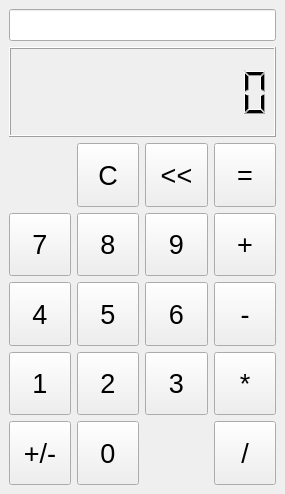
<?xml version="1.0" encoding="UTF-8"?>
<ui version="4.0">
 <class>MainWindow</class>
 <widget class="QMainWindow" name="MainWindow">
  <property name="geometry">
   <rect>
    <x>0</x>
    <y>0</y>
    <width>285</width>
    <height>494</height>
   </rect>
  </property>
  <property name="sizePolicy">
   <sizepolicy hsizetype="Preferred" vsizetype="Preferred">
    <horstretch>0</horstretch>
    <verstretch>0</verstretch>
   </sizepolicy>
  </property>
  <property name="windowTitle">
   <string>MainWindow</string>
  </property>
  <widget class="QWidget" name="centralwidget">
   <layout class="QVBoxLayout" name="verticalLayout">
    <item>
     <widget class="QLineEdit" name="lineResult">
      <property name="font">
       <font>
        <pointsize>15</pointsize>
       </font>
      </property>
      <property name="text">
       <string/>
      </property>
      <property name="alignment">
       <set>Qt::AlignRight|Qt::AlignTrailing|Qt::AlignVCenter</set>
      </property>
      <property name="readOnly">
       <bool>true</bool>
      </property>
     </widget>
    </item>
    <item>
     <widget class="QLCDNumber" name="lcdOperant">
      <property name="minimumSize">
       <size>
        <width>0</width>
        <height>90</height>
       </size>
      </property>
      <property name="font">
       <font>
        <pointsize>15</pointsize>
        <bold>true</bold>
        <kerning>false</kerning>
       </font>
      </property>
      <property name="toolTipDuration">
       <number>0</number>
      </property>
      <property name="layoutDirection">
       <enum>Qt::LeftToRight</enum>
      </property>
      <property name="digitCount">
       <number>10</number>
      </property>
      <property name="value" stdset="0">
       <double>0.000000000000000</double>
      </property>
      <property name="intValue" stdset="0">
       <number>0</number>
      </property>
     </widget>
    </item>
    <item>
     <layout class="QGridLayout" name="gridLayout">
      <item row="1" column="3">
       <widget class="QPushButton" name="button1_9">
        <property name="sizePolicy">
         <sizepolicy hsizetype="Expanding" vsizetype="Expanding">
          <horstretch>0</horstretch>
          <verstretch>0</verstretch>
         </sizepolicy>
        </property>
        <property name="minimumSize">
         <size>
          <width>60</width>
          <height>60</height>
         </size>
        </property>
        <property name="font">
         <font>
          <pointsize>20</pointsize>
         </font>
        </property>
        <property name="text">
         <string>9</string>
        </property>
       </widget>
      </item>
      <item row="3" column="0">
       <widget class="QPushButton" name="button1_1">
        <property name="sizePolicy">
         <sizepolicy hsizetype="Expanding" vsizetype="Expanding">
          <horstretch>0</horstretch>
          <verstretch>0</verstretch>
         </sizepolicy>
        </property>
        <property name="minimumSize">
         <size>
          <width>60</width>
          <height>60</height>
         </size>
        </property>
        <property name="font">
         <font>
          <pointsize>20</pointsize>
         </font>
        </property>
        <property name="text">
         <string>1</string>
        </property>
       </widget>
      </item>
      <item row="1" column="2">
       <widget class="QPushButton" name="button1_8">
        <property name="sizePolicy">
         <sizepolicy hsizetype="Expanding" vsizetype="Expanding">
          <horstretch>0</horstretch>
          <verstretch>0</verstretch>
         </sizepolicy>
        </property>
        <property name="minimumSize">
         <size>
          <width>60</width>
          <height>60</height>
         </size>
        </property>
        <property name="font">
         <font>
          <pointsize>20</pointsize>
         </font>
        </property>
        <property name="text">
         <string>8</string>
        </property>
       </widget>
      </item>
      <item row="3" column="3">
       <widget class="QPushButton" name="button1_3">
        <property name="sizePolicy">
         <sizepolicy hsizetype="Expanding" vsizetype="Expanding">
          <horstretch>0</horstretch>
          <verstretch>0</verstretch>
         </sizepolicy>
        </property>
        <property name="minimumSize">
         <size>
          <width>60</width>
          <height>60</height>
         </size>
        </property>
        <property name="font">
         <font>
          <pointsize>20</pointsize>
         </font>
        </property>
        <property name="text">
         <string>3</string>
        </property>
       </widget>
      </item>
      <item row="2" column="0">
       <widget class="QPushButton" name="button1_4">
        <property name="sizePolicy">
         <sizepolicy hsizetype="Expanding" vsizetype="Expanding">
          <horstretch>0</horstretch>
          <verstretch>0</verstretch>
         </sizepolicy>
        </property>
        <property name="minimumSize">
         <size>
          <width>60</width>
          <height>60</height>
         </size>
        </property>
        <property name="font">
         <font>
          <pointsize>20</pointsize>
         </font>
        </property>
        <property name="text">
         <string>4</string>
        </property>
       </widget>
      </item>
      <item row="4" column="2">
       <widget class="QPushButton" name="button1_0">
        <property name="sizePolicy">
         <sizepolicy hsizetype="Expanding" vsizetype="Expanding">
          <horstretch>0</horstretch>
          <verstretch>0</verstretch>
         </sizepolicy>
        </property>
        <property name="minimumSize">
         <size>
          <width>60</width>
          <height>60</height>
         </size>
        </property>
        <property name="font">
         <font>
          <pointsize>20</pointsize>
         </font>
        </property>
        <property name="text">
         <string>0</string>
        </property>
       </widget>
      </item>
      <item row="0" column="2">
       <widget class="QPushButton" name="button1_clear">
        <property name="sizePolicy">
         <sizepolicy hsizetype="Expanding" vsizetype="Expanding">
          <horstretch>0</horstretch>
          <verstretch>0</verstretch>
         </sizepolicy>
        </property>
        <property name="minimumSize">
         <size>
          <width>60</width>
          <height>60</height>
         </size>
        </property>
        <property name="font">
         <font>
          <pointsize>20</pointsize>
         </font>
        </property>
        <property name="text">
         <string>С</string>
        </property>
       </widget>
      </item>
      <item row="2" column="2">
       <widget class="QPushButton" name="button1_5">
        <property name="sizePolicy">
         <sizepolicy hsizetype="Expanding" vsizetype="Expanding">
          <horstretch>0</horstretch>
          <verstretch>0</verstretch>
         </sizepolicy>
        </property>
        <property name="minimumSize">
         <size>
          <width>60</width>
          <height>60</height>
         </size>
        </property>
        <property name="font">
         <font>
          <pointsize>20</pointsize>
         </font>
        </property>
        <property name="text">
         <string>5</string>
        </property>
       </widget>
      </item>
      <item row="3" column="2">
       <widget class="QPushButton" name="button1_2">
        <property name="sizePolicy">
         <sizepolicy hsizetype="Expanding" vsizetype="Expanding">
          <horstretch>0</horstretch>
          <verstretch>0</verstretch>
         </sizepolicy>
        </property>
        <property name="minimumSize">
         <size>
          <width>60</width>
          <height>60</height>
         </size>
        </property>
        <property name="font">
         <font>
          <pointsize>20</pointsize>
         </font>
        </property>
        <property name="text">
         <string>2</string>
        </property>
       </widget>
      </item>
      <item row="4" column="0">
       <widget class="QPushButton" name="button1_sign">
        <property name="sizePolicy">
         <sizepolicy hsizetype="Expanding" vsizetype="Expanding">
          <horstretch>0</horstretch>
          <verstretch>0</verstretch>
         </sizepolicy>
        </property>
        <property name="minimumSize">
         <size>
          <width>60</width>
          <height>60</height>
         </size>
        </property>
        <property name="font">
         <font>
          <pointsize>20</pointsize>
         </font>
        </property>
        <property name="text">
         <string>+/-</string>
        </property>
       </widget>
      </item>
      <item row="1" column="0">
       <widget class="QPushButton" name="button1_7">
        <property name="sizePolicy">
         <sizepolicy hsizetype="Expanding" vsizetype="Expanding">
          <horstretch>0</horstretch>
          <verstretch>0</verstretch>
         </sizepolicy>
        </property>
        <property name="minimumSize">
         <size>
          <width>60</width>
          <height>60</height>
         </size>
        </property>
        <property name="font">
         <font>
          <pointsize>20</pointsize>
         </font>
        </property>
        <property name="text">
         <string>7</string>
        </property>
       </widget>
      </item>
      <item row="2" column="3">
       <widget class="QPushButton" name="button1_6">
        <property name="sizePolicy">
         <sizepolicy hsizetype="Expanding" vsizetype="Expanding">
          <horstretch>0</horstretch>
          <verstretch>0</verstretch>
         </sizepolicy>
        </property>
        <property name="minimumSize">
         <size>
          <width>60</width>
          <height>60</height>
         </size>
        </property>
        <property name="font">
         <font>
          <pointsize>20</pointsize>
         </font>
        </property>
        <property name="text">
         <string>6</string>
        </property>
       </widget>
      </item>
      <item row="1" column="4">
       <widget class="QPushButton" name="button1_Plus">
        <property name="sizePolicy">
         <sizepolicy hsizetype="Expanding" vsizetype="Expanding">
          <horstretch>0</horstretch>
          <verstretch>0</verstretch>
         </sizepolicy>
        </property>
        <property name="minimumSize">
         <size>
          <width>60</width>
          <height>60</height>
         </size>
        </property>
        <property name="font">
         <font>
          <pointsize>20</pointsize>
         </font>
        </property>
        <property name="text">
         <string>+</string>
        </property>
       </widget>
      </item>
      <item row="0" column="3">
       <widget class="QPushButton" name="button1_Backspace">
        <property name="sizePolicy">
         <sizepolicy hsizetype="Expanding" vsizetype="Expanding">
          <horstretch>0</horstretch>
          <verstretch>0</verstretch>
         </sizepolicy>
        </property>
        <property name="minimumSize">
         <size>
          <width>60</width>
          <height>60</height>
         </size>
        </property>
        <property name="font">
         <font>
          <pointsize>20</pointsize>
         </font>
        </property>
        <property name="text">
         <string>&lt;&lt;</string>
        </property>
       </widget>
      </item>
      <item row="0" column="4">
       <widget class="QPushButton" name="button1_Equals">
        <property name="sizePolicy">
         <sizepolicy hsizetype="Expanding" vsizetype="Expanding">
          <horstretch>0</horstretch>
          <verstretch>0</verstretch>
         </sizepolicy>
        </property>
        <property name="minimumSize">
         <size>
          <width>60</width>
          <height>60</height>
         </size>
        </property>
        <property name="font">
         <font>
          <pointsize>20</pointsize>
         </font>
        </property>
        <property name="text">
         <string>=</string>
        </property>
       </widget>
      </item>
      <item row="2" column="4">
       <widget class="QPushButton" name="button1_Minus">
        <property name="sizePolicy">
         <sizepolicy hsizetype="Expanding" vsizetype="Expanding">
          <horstretch>0</horstretch>
          <verstretch>0</verstretch>
         </sizepolicy>
        </property>
        <property name="minimumSize">
         <size>
          <width>60</width>
          <height>60</height>
         </size>
        </property>
        <property name="font">
         <font>
          <pointsize>20</pointsize>
         </font>
        </property>
        <property name="text">
         <string>-</string>
        </property>
       </widget>
      </item>
      <item row="3" column="4">
       <widget class="QPushButton" name="button1_Multiply">
        <property name="sizePolicy">
         <sizepolicy hsizetype="Expanding" vsizetype="Expanding">
          <horstretch>0</horstretch>
          <verstretch>0</verstretch>
         </sizepolicy>
        </property>
        <property name="minimumSize">
         <size>
          <width>60</width>
          <height>60</height>
         </size>
        </property>
        <property name="font">
         <font>
          <pointsize>20</pointsize>
         </font>
        </property>
        <property name="text">
         <string>*</string>
        </property>
       </widget>
      </item>
      <item row="4" column="4">
       <widget class="QPushButton" name="button1_Divide">
        <property name="sizePolicy">
         <sizepolicy hsizetype="Expanding" vsizetype="Expanding">
          <horstretch>0</horstretch>
          <verstretch>0</verstretch>
         </sizepolicy>
        </property>
        <property name="minimumSize">
         <size>
          <width>60</width>
          <height>60</height>
         </size>
        </property>
        <property name="font">
         <font>
          <pointsize>20</pointsize>
         </font>
        </property>
        <property name="text">
         <string>/</string>
        </property>
       </widget>
      </item>
     </layout>
    </item>
   </layout>
  </widget>
  <action name="actionerty">
   <property name="text">
    <string>erty</string>
   </property>
  </action>
  <action name="actionryyty">
   <property name="text">
    <string>ryyty</string>
   </property>
  </action>
 </widget>
 <resources/>
 <connections/>
</ui>
